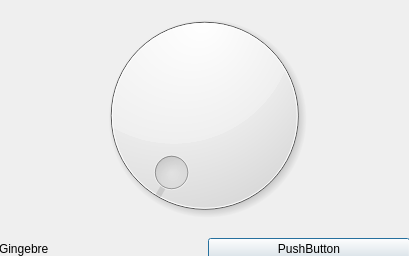
<?xml version="1.0" encoding="UTF-8"?>
<ui version="4.0">
 <class>MyForm</class>
 <widget class="QDialog" name="MyForm">
  <property name="enabled">
   <bool>true</bool>
  </property>
  <property name="geometry">
   <rect>
    <x>0</x>
    <y>0</y>
    <width>409</width>
    <height>256</height>
   </rect>
  </property>
  <property name="windowTitle">
   <string>Dialog</string>
  </property>
  <widget class="QWidget" name="verticalLayoutWidget">
   <property name="geometry">
    <rect>
     <x>-1</x>
     <y>-1</y>
     <width>411</width>
     <height>261</height>
    </rect>
   </property>
   <layout class="QVBoxLayout" name="verticalLayout">
    <property name="sizeConstraint">
     <enum>QLayout::SetMaximumSize</enum>
    </property>
    <item>
     <widget class="QDial" name="dial"/>
    </item>
    <item>
     <layout class="QHBoxLayout" name="horizontalLayout">
      <item>
       <widget class="QLabel" name="label">
        <property name="text">
         <string>Gingebre</string>
        </property>
       </widget>
      </item>
      <item>
       <widget class="QPushButton" name="pushButton">
        <property name="text">
         <string>PushButton</string>
        </property>
       </widget>
      </item>
     </layout>
    </item>
   </layout>
  </widget>
 </widget>
 <resources/>
 <connections/>
</ui>
